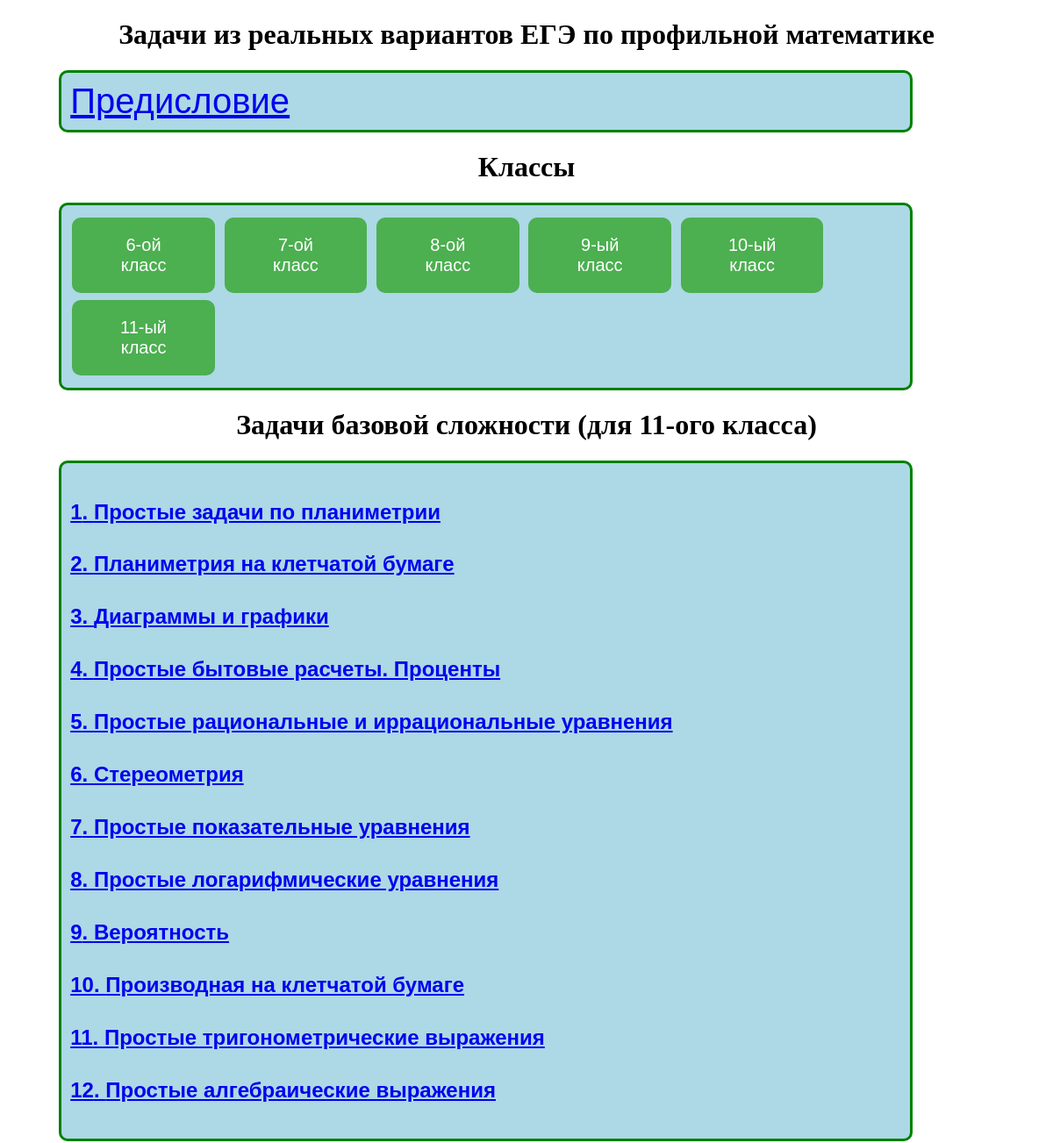
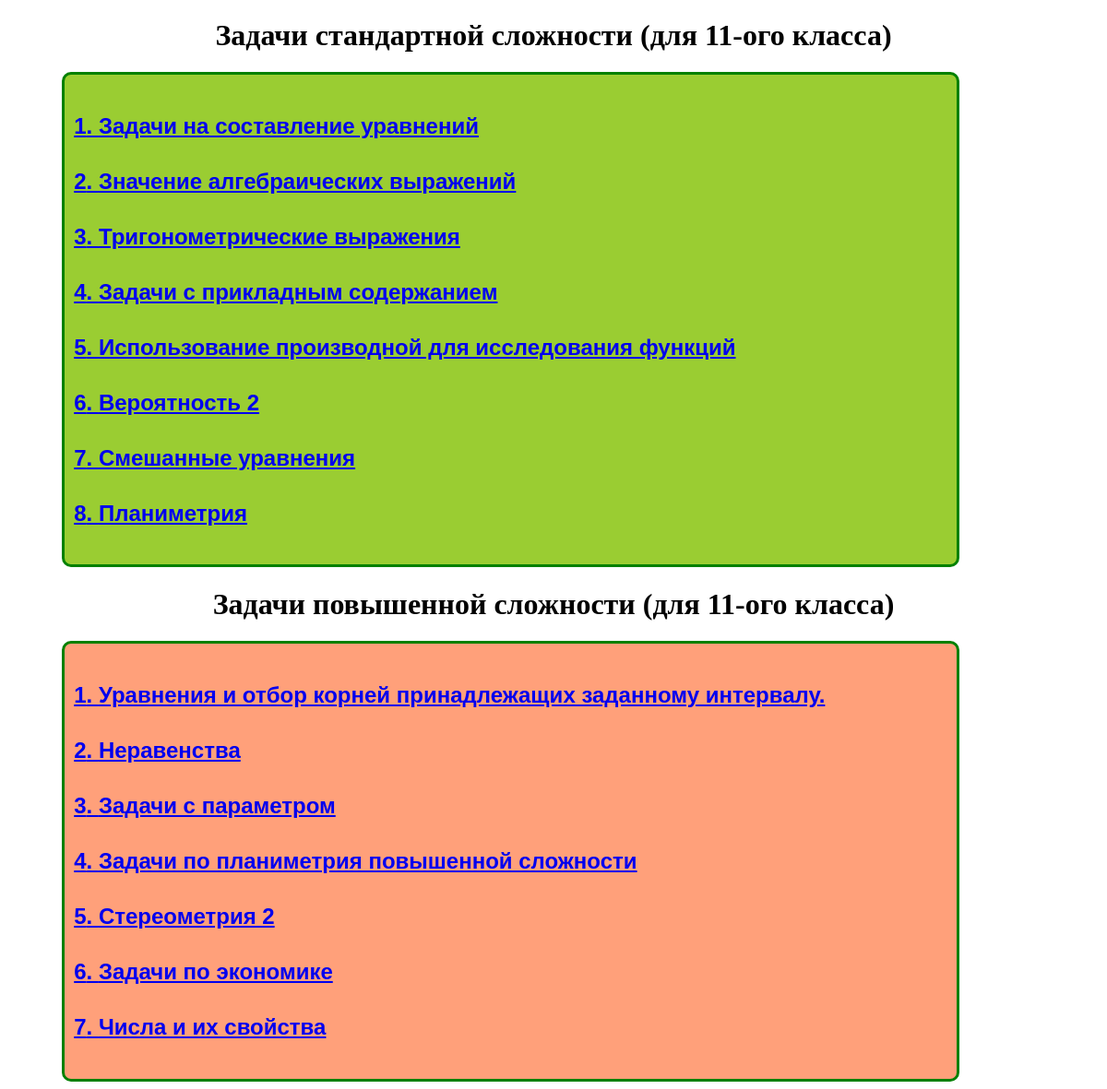
The page / on the database its author committed (2 pictures, top to bottom).
### main/models.py (models this page shows, shortened)
class Topic(models.Model):
    name_topic = models.CharField(max_length=200, db_index=True)
    number_in_order = models.IntegerField(default=0)
    mett = models.IntegerField(default=0)
    tip_top = models.IntegerField(blank=True, null=True, default=0)

### main/views.py (the view)
# urls.py: path('', views.index, name='home'),
def index(request):
    if "DESKTOP" in socket.gethostname():
       form_nopor()
    m = nclass(request)
    mm = int(m)
    topp1 = Topic.objects.filter(tip_top=1, mett__lte=mm).order_by("number_in_order")
    topp2 = Topic.objects.filter(tip_top=2, mett__lte=mm).order_by("number_in_order")
    topp3 = Topic.objects.filter(tip_top=3, mett__lte=mm).order_by("number_in_order")
    context = {
        'mm': mm,
        'topp1': topp1,
        'topp2': topp2,
        'topp3': topp3
        }
    return render(request, 'main/index.html', context=context)

### main/views.py (called while the page is built)
def nclass(request):
    u = str(request)
    k = u.find('_class=')
    m = '11'
    if k > 0:
        m = u[k + 7:k + 8]
        if m == '1':
            m = u[k + 7:k + 9]
    return m

### main/templates/main/index.html (shortened to what this page needs)
<!doctype html>
<html lang="en">
<head>
</head>
<body>
<h1 align="center">Задачи из реальных вариантов ЕГЭ по профильной математике</h1>
<div class="px_l" style="background-color: LightBlue">
<a align="center" style="font-size: 40px;" href= "{% url 'ege'  %}">Предисловие</a>
</div>
<h1 align="center"> Классы</h1>
<div class="px_l" style="background-color: LightBlue">
<a class="button" href= "{% url 'index'  %}?shcool_class=6">6-ой класс</a>
<a class="button"  href="{% url 'index'  %}?shcool_class=7">7-ой класс</a>
<a class="button" href="{% url 'index'  %}?shcool_class=8">8-ой класс</a>
<a class="button" href="{% url 'index'  %}?shcool_class=9">9-ый класс</a>
<a class="button" href="{% url 'index'  %}?shcool_class=10">10-ый класс</a>
<a class="button" href="{% url 'index'  %}?shcool_class=11">11-ый класс</a>
     </div>
 <h1 align="center"> Задачи базовой сложности (для {{mm}}-ого класса)</h1>
<div class="px_l" style="background-color: LightBlue">
 {% for t in topp1 %}
   {%if mm == 11 %}
    <a  href="{% url 'probls' t.pk %}?school_class=11">
      <h4 align="left">  {{forloop.counter}}. {{t.name_topic}}</h4>
     </a>
  {%endif%}
  {%endfor%}
</div>
 <h1 align="center"> Задачи стандартной  сложности (для {{mm}}-ого класса)</h1>
<div class="px_l" style="background-color: YellowGreen">
 {% for t in topp2 %}
   {%if mm == 11 %}
    <a  href="{% url 'probls' t.pk %}?school_class=11">
      <h4 align="left">  {{forloop.counter}}. {{t.name_topic}}</h4>
     </a>
  {%endif%}
  {%endfor%}
</div>
 <h1 align="center"> Задачи повышенной сложности (для {{mm}}-ого класса)</h1>
<div class="px_l" style="background-color: LightSalmon">
 {% for t in topp3 %}
   {%if mm == 11 %}
    <a  href="{% url 'probls' t.pk %}?school_class=11">
      <h4 align="left">  {{forloop.counter}}. {{t.name_topic}}</h4>
     </a>
  {%endif%}
  {%endfor%}
</div>
</body>
</html>

### main/templates/main/index.html (style rules this page uses)
.px_l { padding: 10px; width: 80%; font-size:24px; background-color: white; margin-left: 5%; border: 3px solid green; border-radius: 10px; font-family: "Goudy Bookletter 1911", sans-serif; }
.button { border-radius:10px; background-color: #4CAF50; border: none; color: white; padding: 20px 34px; text-align: center; text-decoration: none; display: inline-block; font-size: 20px; margin: 4px 2px; cursor: pointer; width: 10%; height: 20%; }

### rows shown on the page
Topic: name_topic "Простые задачи по планиметрии"
Topic: name_topic "Планиметрия на клетчатой бумаге"
Topic: name_topic "Диаграммы и графики"
Topic: name_topic "Простые бытовые расчеты. Проценты"
Topic: name_topic "Простые рациональные и иррациональные уравнения"
Topic: name_topic "Стереометрия"
Topic: name_topic "Простые показательные уравнения"
Topic: name_topic "Простые логарифмические уравнения"
Topic: name_topic "Вероятность"
Topic: name_topic "Производная на клетчатой бумаге"
Topic: name_topic "Простые тригонометрические выражения"
Topic: name_topic "Простые алгебраические выражения"
Topic: name_topic "Задачи на составление уравнений"
Topic: name_topic "Значение алгебраических выражений"
Topic: name_topic "Тригонометрические выражения"
Topic: name_topic "Задачи с прикладным содержанием"
Topic: name_topic "Использование производной для исследования функций"
Topic: name_topic "Вероятность 2"
Topic: name_topic "Смешанные уравнения"
Topic: name_topic "Планиметрия"
Topic: name_topic "Уравнения и отбор корней принадлежащих заданному интервалу."
Topic: name_topic "Неравенства"
Topic: name_topic "Задачи с параметром"
Topic: name_topic "Задачи по планиметрия повышенной сложности"
Topic: name_topic "Стереометрия 2"
Topic: name_topic "Задачи по экономике"
Topic: name_topic "Числа и их свойства"

### other values the page prints
{{ mm }} "11"
